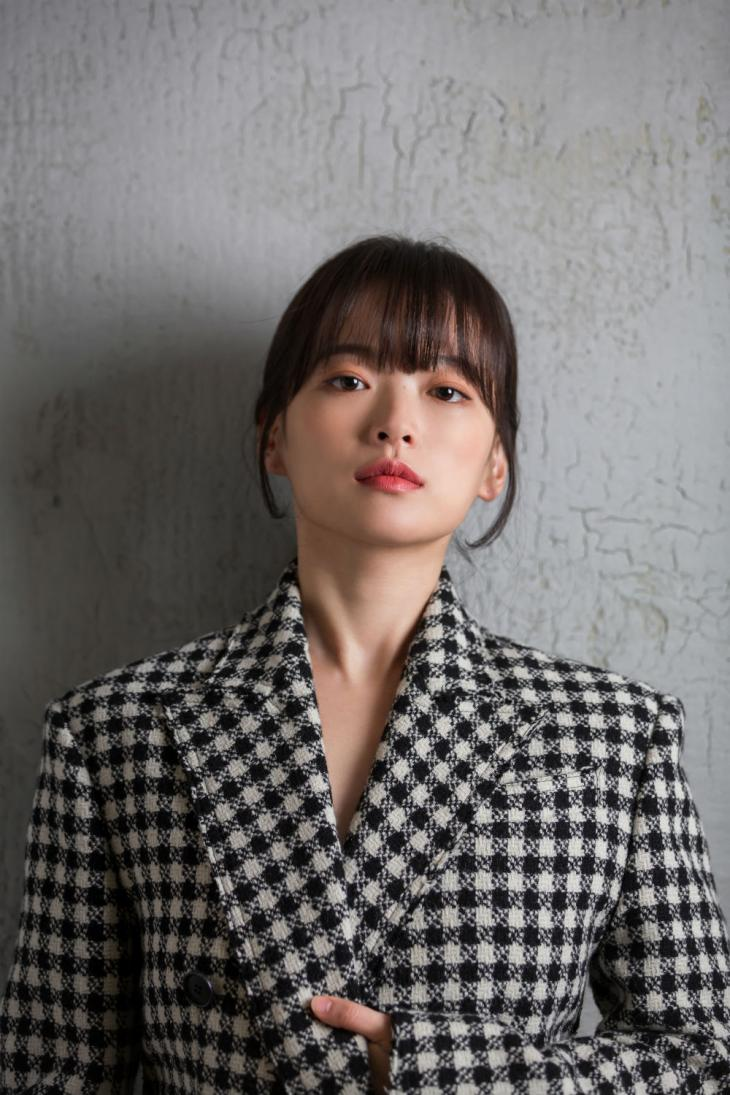
#> input picture OpenCV/image/cheon.jpg, 730 x 1095 px, found by its file name
$ python 'imageReading and Writing.py'
#> lines starting #> are read from the running program, lines starting #| are printed output that depends on the picture
#-*- coding:utf-8 -*-
import cv2
import numpy as np
import sys
import matplotlib.pyplot as plt

def showImage():
    imgfile = 'OpenCV\image\cheon.jpg'
    # 이미지 경로
    img = cv2.imread(imgfile,cv2.IMREAD_COLOR)
#> img is the input picture: shape (1095, 730, 3); mean B, G, R 107, 108.3, 112.5
    # 이미지 읽어오기 cv2.IMREAD_COLOR 컬러이미지 cv2.IMREAD_GRAYSCALE 흑백이미지 cv2.IMREAD_UNCHAGNED 알파채널을 포함하여 이미지 그대로 로드
    cv2.namedWindow('Cheon woo hee', cv2.WINDOW_NORMAL)
    # 이미지가 보여질 제목 설정 윈도우 크기로
    cv2.imshow('Cheon woo hee', img)
    # 이미지 이름 설정하고 2번째 인자는 이미지를 받아온다.
    cv2.waitKey(0)
    # 키보드 입력을 기다리는 함수
    cv2.destroyAllWindows()
    # 생성한 모든 윈도우를 제거

showImage()

def showImage2():
    imgfile = 'OpenCV\image\cheon.jpg'
    img = cv2.imread(imgfile, cv2.IMREAD_COLOR)
    cv2.imshow('cheon', img)

    k = cv2.waitKey(0) & 0xFF

    if k == 27:
        cv2.destroyAllWindows()
    elif k == ord('c'):
        cv2.imwrite('OpenCV\image\cheon_copy.jpg', img)
        cv2.destroyAllWindows()
    #c키를 입력하면 복사본 생성 imwrite함수를 이용하여 생성될 카피본 이미지이름

def showImageWithmat():

    imgfile = 'OpenCV\image\cheon.jpg'
    img = cv2.imread(imgfile, cv2.IMREAD_GRAYSCALE)
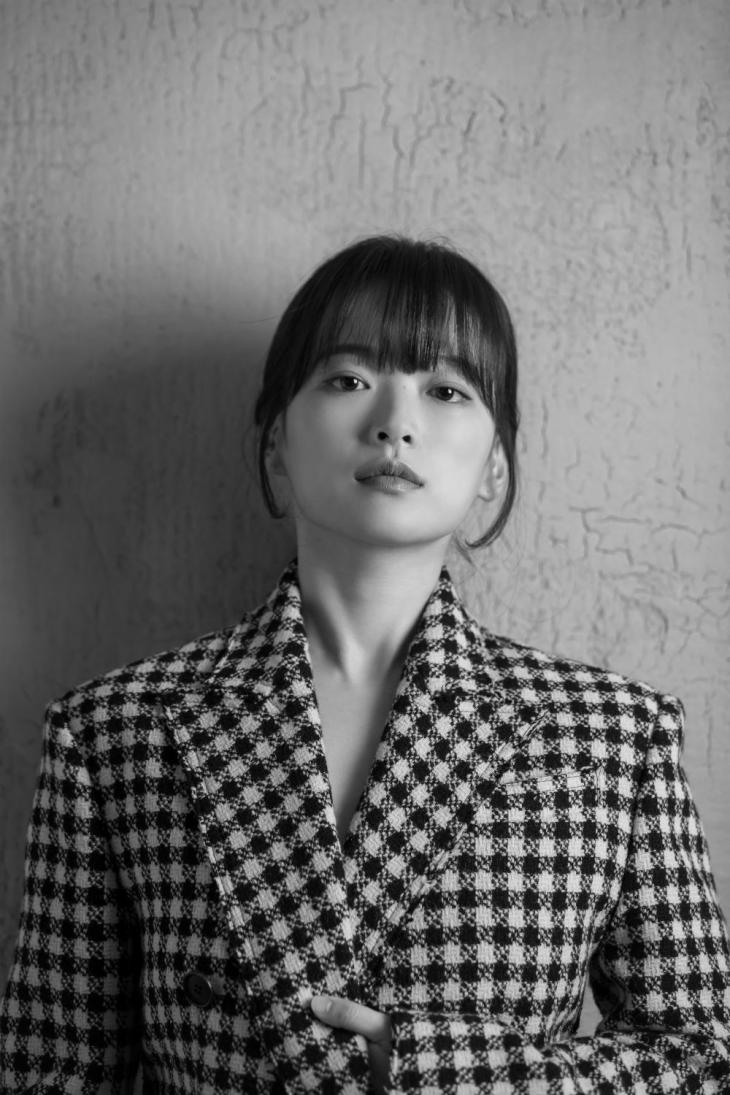
#> img: shape (1095, 730); min 0, max 235, mean 109.4

    plt.imshow(img, cmap='gray')
    plt.xticks([])
    plt.yticks([])
    plt.title('Cheon woo hee')
    plt.show()

showImageWithmat()
